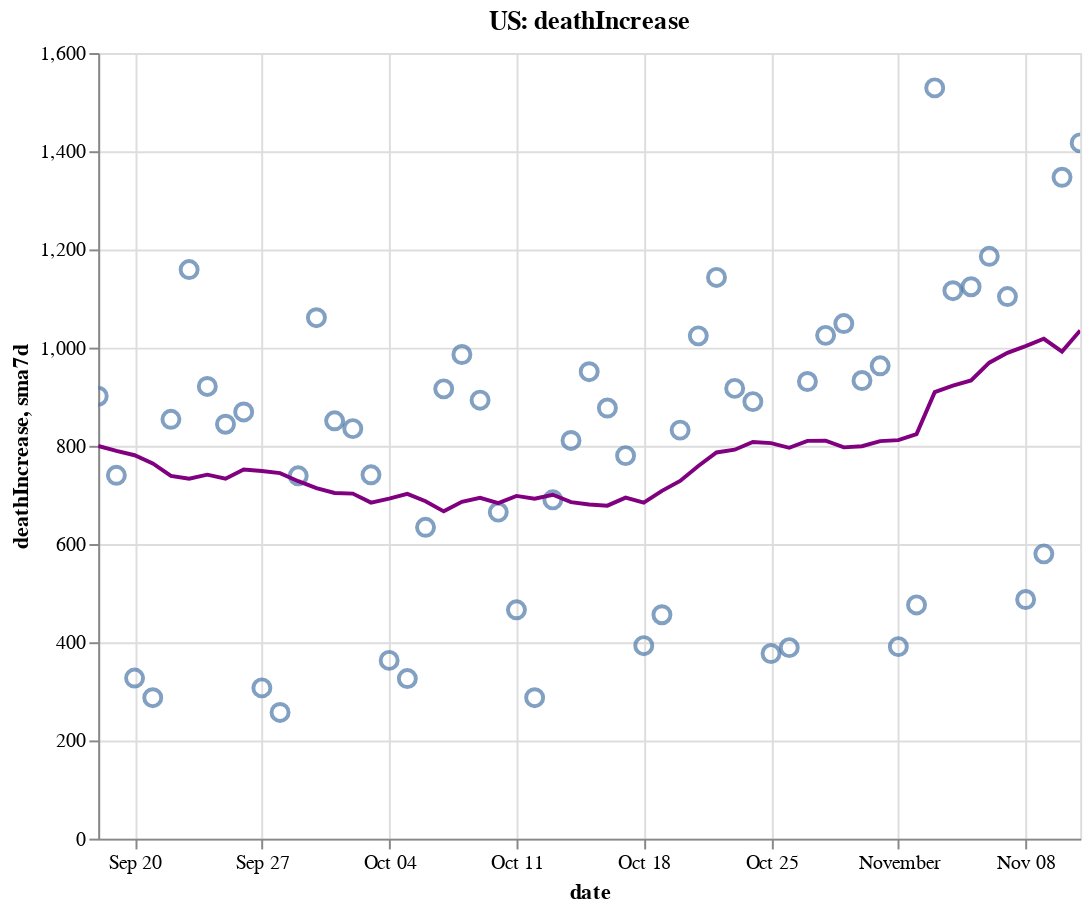

Source (notebook cell):
### Code cell
create_plot(us, 'deathIncrease')

### Figure 1 — Vega-Lite specification as saved in the notebook (floating-point values rounded to 4 significant figures)
{"config": {"view": {"continuousWidth": 400, "continuousHeight": 300}}, "layer": [{"layer": [{"mark": {"type": "point", "size": 75}, "encoding": {"tooltip": [{"type": "temporal", "field": "date"}, {"type": "quantitative", "field": "deathIncrease"}, {"type": "quantitative", "field": "sma7d"}], "x": {"type": "temporal", "field": "date"}, "y": {"type": "quantitative", "field": "deathIncrease"}}, "selection": {"selector006": {"type": "interval", "bind": "scales", "encodings": ["x", "y"]}}}, {"mark": {"type": "line", "color": "purple"}, "encoding": {"x": {"type": "temporal", "field": "date"}, "y": {"type": "quantitative", "field": "sma7d"}}}]}, {"mark": {"type": "rule", "color": "#aaa"}, "encoding": {"x": {"type": "temporal", "field": "date"}}, "transform": [{"filter": {"selection": "selector005"}}]}, {"mark": "circle", "encoding": {"opacity": {"condition": {"value": 1, "selection": "selector005"}, "value": 0}, "tooltip": [{"type": "temporal", "field": "date"}, {"type": "quantitative", "field": "deathIncrease"}, {"type": "quantitative", "field": "sma7d"}], "x": {"type": "temporal", "field": "date"}, "y": {"type": "quantitative", "field": "deathIncrease"}}, "selection": {"selector005": {"type": "single", "encodings": ["x"], "on": "mouseover", "nearest": true, "empty": "none"}}}, {"mark": {"type": "text", "align": "left", "dx": 5, "dy": -5, "stroke": "white", "strokeWidth": 2}, "encoding": {"text": {"type": "quantitative", "field": "deathIncrease"}, "tooltip": [{"type": "temporal", "field": "date"}, {"type": "quantitative", "field": "deathIncrease"}, {"type": "quantitative", "field": "sma7d"}], "x": {"type": "temporal", "field": "date"}, "y": {"type": "quantitative", "field": "deathIncrease"}}, "transform": [{"filter": {"selection": "selector005"}}]}, {"mark": {"type": "text", "align": "left", "dx": 5, "dy": -5}, "encoding": {"text": {"type": "quantitative", "field": "deathIncrease"}, "tooltip": [{"type": "temporal", "field": "date"}, {"type": "quantitative", "field": "deathIncrease"}, {"type": "quantitative", "field": "sma7d"}], "x": {"type": "temporal", "field": "date"}, "y": {"type": "quantitative", "field": "deathIncrease"}}, "transform": [{"filter": {"selection": "selector005"}}]}], "data": {"name": "data-b59b22332f871847d8ffeba4f3dea5d8"}, "height": 400, "title": "US: deathIncrease", "width": 500, "$schema": "https://vega.github.io/schema/vega-lite/v4.8.1.json", "datasets": {"data-b59b22332f871847d8ffeba4f3dea5d8": [{"date": "2020-09-18T00:00:00", "totalTestResultsIncrease": 1093000.0, "positiveIncrease": 47120.0, "death": 190600.0, "deathIncrease": 901.0, "positiveRate": 0.043, "state": "US", "sma7d": 799.9}, {"date": "2020-09-19T00:00:00", "totalTestResultsIncrease": 1176000.0, "positiveIncrease": 44890.0, "death": 191300.0, "deathIncrease": 740.0, "positiveRate": 0.038, "state": "US", "sma7d": 789.9}, {"date": "2020-09-20T00:00:00", "totalTestResultsIncrease": 978400.0, "positiveIncrease": 35690.0, "death": 191600.0, "deathIncrease": 327.0, "positiveRate": 0.036, "state": "US", "sma7d": 780.9}, {"date": "2020-09-21T00:00:00", "totalTestResultsIncrease": 775000.0, "positiveIncrease": 39060.0, "death": 191900.0, "deathIncrease": 287.0, "positiveRate": 0.05, "state": "US", "sma7d": 764.1}, {"date": "2020-09-22T00:00:00", "totalTestResultsIncrease": 850800.0, "positiveIncrease": 49350.0, "death": 192800.0, "deathIncrease": 854.0, "positiveRate": 0.058, "state": "US", "sma7d": 738.9}, {"date": "2020-09-23T00:00:00", "totalTestResultsIncrease": 1010000.0, "positiveIncrease": 38550.0, "death": 193900.0, "deathIncrease": 1159.0, "positiveRate": 0.038, "state": "US", "sma7d": 733.0}, {"date": "2020-09-24T00:00:00", "totalTestResultsIncrease": 1038000.0, "positiveIncrease": 43240.0, "death": 194800.0, "deathIncrease": 921.0, "positiveRate": 0.042, "state": "US", "sma7d": 741.3}, {"date": "2020-09-25T00:00:00", "totalTestResultsIncrease": 1112000.0, "positiveIncrease": 55140.0, "death": 195700.0, "deathIncrease": 844.0, "positiveRate": 0.05, "state": "US", "sma7d": 733.1}, {"date": "2020-09-26T00:00:00", "totalTestResultsIncrease": 1123000.0, "positiveIncrease": 47580.0, "death": 196600.0, "deathIncrease": 869.0, "positiveRate": 0.042, "state": "US", "sma7d": 751.6}, {"date": "2020-09-27T00:00:00", "totalTestResultsIncrease": 905600.0, "positiveIncrease": 35060.0, "death": 196900.0, "deathIncrease": 307.0, "positiveRate": 0.039, "state": "US", "sma7d": 748.7}, {"date": "2020-09-28T00:00:00", "totalTestResultsIncrease": 1164000.0, "positiveIncrease": 36060.0, "death": 197100.0, "deathIncrease": 257.0, "positiveRate": 0.031, "state": "US", "sma7d": 744.4}, {"date": "2020-09-29T00:00:00", "totalTestResultsIncrease": 914100.0, "positiveIncrease": 36290.0, "death": 197900.0, "deathIncrease": 739.0, "positiveRate": 0.04, "state": "US", "sma7d": 728.0}, {"date": "2020-09-30T00:00:00", "totalTestResultsIncrease": 904400.0, "positiveIncrease": 44270.0, "death": 198900.0, "deathIncrease": 1061.0, "positiveRate": 0.049, "state": "US", "sma7d": 714.0}, {"date": "2020-10-01T00:00:00", "totalTestResultsIncrease": 998200.0, "positiveIncrease": 45480.0, "death": 199800.0, "deathIncrease": 851.0, "positiveRate": 0.046, "state": "US", "sma7d": 704.0}, {"date": "2020-10-02T00:00:00", "totalTestResultsIncrease": 1242000.0, "positiveIncrease": 49130.0, "death": 200600.0, "deathIncrease": 835.0, "positiveRate": 0.04, "state": "US", "sma7d": 702.7}, {"date": "2020-10-03T00:00:00", "totalTestResultsIncrease": 1100000.0, "positiveIncrease": 51010.0, "death": 201400.0, "deathIncrease": 741.0, "positiveRate": 0.046, "state": "US", "sma7d": 684.4}, {"date": "2020-10-04T00:00:00", "totalTestResultsIncrease": 1029000.0, "positiveIncrease": 38290.0, "death": 201700.0, "deathIncrease": 363.0, "positiveRate": 0.037, "state": "US", "sma7d": 692.4}, {"date": "2020-10-05T00:00:00", "totalTestResultsIncrease": 990500.0, "positiveIncrease": 37860.0, "death": 202000.0, "deathIncrease": 326.0, "positiveRate": 0.038, "state": "US", "sma7d": 702.3}, {"date": "2020-10-06T00:00:00", "totalTestResultsIncrease": 907000.0, "positiveIncrease": 38420.0, "death": 202700.0, "deathIncrease": 634.0, "positiveRate": 0.042, "state": "US", "sma7d": 687.3}, {"date": "2020-10-07T00:00:00", "totalTestResultsIncrease": 973500.0, "positiveIncrease": 50560.0, "death": 203600.0, "deathIncrease": 916.0, "positiveRate": 0.052, "state": "US", "sma7d": 666.6}, {"date": "2020-10-08T00:00:00", "totalTestResultsIncrease": 1149000.0, "positiveIncrease": 55120.0, "death": 204600.0, "deathIncrease": 986.0, "positiveRate": 0.048, "state": "US", "sma7d": 685.9}, {"date": "2020-10-09T00:00:00", "totalTestResultsIncrease": 1201000.0, "positiveIncrease": 56720.0, "death": 205500.0, "deathIncrease": 893.0, "positiveRate": 0.047, "state": "US", "sma7d": 694.1}, {"date": "2020-10-10T00:00:00", "totalTestResultsIncrease": 1247000.0, "positiveIncrease": 57250.0, "death": 206100.0, "deathIncrease": 665.0, "positiveRate": 0.046, "state": "US", "sma7d": 683.3}, {"date": "2020-10-11T00:00:00", "totalTestResultsIncrease": 1083000.0, "positiveIncrease": 46700.0, "death": 206600.0, "deathIncrease": 466.0, "positiveRate": 0.043, "state": "US", "sma7d": 698.0}, {"date": "2020-10-12T00:00:00", "totalTestResultsIncrease": 1064000.0, "positiveIncrease": 42780.0, "death": 206900.0, "deathIncrease": 287.0, "positiveRate": 0.04, "state": "US", "sma7d": 692.4}, {"date": "2020-10-13T00:00:00", "totalTestResultsIncrease": 1041000.0, "positiveIncrease": 48150.0, "death": 207600.0, "deathIncrease": 690.0, "positiveRate": 0.046, "state": "US", "sma7d": 700.4}, {"date": "2020-10-14T00:00:00", "totalTestResultsIncrease": 1041000.0, "positiveIncrease": 56240.0, "death": 208400.0, "deathIncrease": 811.0, "positiveRate": 0.054, "state": "US", "sma7d": 685.4}, {"date": "2020-10-15T00:00:00", "totalTestResultsIncrease": 1102000.0, "positiveIncrease": 62850.0, "death": 209300.0, "deathIncrease": 951.0, "positiveRate": 0.057, "state": "US", "sma7d": 680.4}, {"date": "2020-10-16T00:00:00", "totalTestResultsIncrease": 1230000.0, "positiveIncrease": 67940.0, "death": 210200.0, "deathIncrease": 877.0, "positiveRate": 0.055, "state": "US", "sma7d": 678.1}, {"date": "2020-10-17T00:00:00", "totalTestResultsIncrease": 1295000.0, "positiveIncrease": 57750.0, "death": 211000.0, "deathIncrease": 780.0, "positiveRate": 0.045, "state": "US", "sma7d": 694.6}, {"date": "2020-10-18T00:00:00", "totalTestResultsIncrease": 1056000.0, "positiveIncrease": 48630.0, "death": 211400.0, "deathIncrease": 393.0, "positiveRate": 0.046, "state": "US", "sma7d": 684.1}, {"date": "2020-10-19T00:00:00", "totalTestResultsIncrease": 1131000.0, "positiveIncrease": 56900.0, "death": 211800.0, "deathIncrease": 456.0, "positiveRate": 0.05, "state": "US", "sma7d": 708.3}, {"date": "2020-10-20T00:00:00", "totalTestResultsIncrease": 948700.0, "positiveIncrease": 60310.0, "death": 212700.0, "deathIncrease": 832.0, "positiveRate": 0.064, "state": "US", "sma7d": 728.6}, {"date": "2020-10-21T00:00:00", "totalTestResultsIncrease": 939500.0, "positiveIncrease": 60660.0, "death": 213700.0, "deathIncrease": 1024.0, "positiveRate": 0.065, "state": "US", "sma7d": 759.0}, {"date": "2020-10-22T00:00:00", "totalTestResultsIncrease": 1219000.0, "positiveIncrease": 72890.0, "death": 214800.0, "deathIncrease": 1143.0, "positiveRate": 0.06, "state": "US", "sma7d": 786.4}, {"date": "2020-10-23T00:00:00", "totalTestResultsIncrease": 1379000.0, "positiveIncrease": 82260.0, "death": 215800.0, "deathIncrease": 917.0, "positiveRate": 0.06, "state": "US", "sma7d": 792.1}, {"date": "2020-10-24T00:00:00", "totalTestResultsIncrease": 1321000.0, "positiveIncrease": 82740.0, "death": 216700.0, "deathIncrease": 890.0, "positiveRate": 0.063, "state": "US", "sma7d": 807.9}, {"date": "2020-10-25T00:00:00", "totalTestResultsIncrease": 1191000.0, "positiveIncrease": 65090.0, "death": 217000.0, "deathIncrease": 377.0, "positiveRate": 0.055, "state": "US", "sma7d": 805.6}, {"date": "2020-10-26T00:00:00", "totalTestResultsIncrease": 1201000.0, "positiveIncrease": 62100.0, "death": 217400.0, "deathIncrease": 389.0, "positiveRate": 0.052, "state": "US", "sma7d": 796.0}, {"date": "2020-10-27T00:00:00", "totalTestResultsIncrease": 1081000.0, "positiveIncrease": 73000.0, "death": 218300.0, "deathIncrease": 931.0, "positiveRate": 0.068, "state": "US", "sma7d": 810.1}, {"date": "2020-10-28T00:00:00", "totalTestResultsIncrease": 1086000.0, "positiveIncrease": 78640.0, "death": 219400.0, "deathIncrease": 1025.0, "positiveRate": 0.072, "state": "US", "sma7d": 810.3}, {"date": "2020-10-29T00:00:00", "totalTestResultsIncrease": 1325000.0, "positiveIncrease": 87990.0, "death": 220400.0, "deathIncrease": 1049.0, "positiveRate": 0.066, "state": "US", "sma7d": 796.9}, {"date": "2020-10-30T00:00:00", "totalTestResultsIncrease": 1362000.0, "positiveIncrease": 96710.0, "death": 221400.0, "deathIncrease": 933.0, "positiveRate": 0.071, "state": "US", "sma7d": 799.1}, {"date": "2020-10-31T00:00:00", "totalTestResultsIncrease": 1374000.0, "positiveIncrease": 90490.0, "death": 222300.0, "deathIncrease": 963.0, "positiveRate": 0.066, "state": "US", "sma7d": 809.6}, {"date": "2020-11-01T00:00:00", "totalTestResultsIncrease": 1140000.0, "positiveIncrease": 74050.0, "death": 222700.0, "deathIncrease": 391.0, "positiveRate": 0.065, "state": "US", "sma7d": 811.6}, {"date": "2020-11-02T00:00:00", "totalTestResultsIncrease": 1328000.0, "positiveIncrease": 82250.0, "death": 223200.0, "deathIncrease": 476.0, "positiveRate": 0.062, "state": "US", "sma7d": 824.0}, {"date": "2020-11-03T00:00:00", "totalTestResultsIncrease": 1126000.0, "positiveIncrease": 86080.0, "death": 224700.0, "deathIncrease": 1529.0, "positiveRate": 0.076, "state": "US", "sma7d": 909.4}, {"date": "2020-11-04T00:00:00", "totalTestResultsIncrease": 1207000.0, "positiveIncrease": 103100.0, "death": 225800.0, "deathIncrease": 1116.0, "positiveRate": 0.085, "state": "US", "sma7d": 922.4}, {"date": "2020-11-05T00:00:00", "totalTestResultsIncrease": 1564000.0, "positiveIncrease": 116200.0, "death": 227000.0, "deathIncrease": 1124.0, "positiveRate": 0.074, "state": "US", "sma7d": 933.1}, {"date": "2020-11-06T00:00:00", "totalTestResultsIncrease": 1562000.0, "positiveIncrease": 125300.0, "death": 228100.0, "deathIncrease": 1186.0, "positiveRate": 0.08, "state": "US", "sma7d": 969.3}, {"date": "2020-11-07T00:00:00", "totalTestResultsIncrease": 1406000.0, "positiveIncrease": 129200.0, "death": 229200.0, "deathIncrease": 1104.0, "positiveRate": 0.092, "state": "US", "sma7d": 989.4}, {"date": "2020-11-08T00:00:00", "totalTestResultsIncrease": 1259000.0, "positiveIncrease": 110800.0, "death": 229700.0, "deathIncrease": 487.0, "positiveRate": 0.088, "state": "US", "sma7d": 1003.0}, {"date": "2020-11-09T00:00:00", "totalTestResultsIncrease": 1519000.0, "positiveIncrease": 118700.0, "death": 230300.0, "deathIncrease": 580.0, "positiveRate": 0.078, "state": "US", "sma7d": 1018.0}, {"date": "2020-11-10T00:00:00", "totalTestResultsIncrease": 1237000.0, "positiveIncrease": 131000.0, "death": 231700.0, "deathIncrease": 1347.0, "positiveRate": 0.106, "state": "US", "sma7d": 992.0}, {"date": "2020-11-11T00:00:00", "totalTestResultsIncrease": 1375000.0, "positiveIncrease": 143800.0, "death": 233000.0, "deathIncrease": 1417.0, "positiveRate": 0.105, "state": "US", "sma7d": 1035.0}]}}
